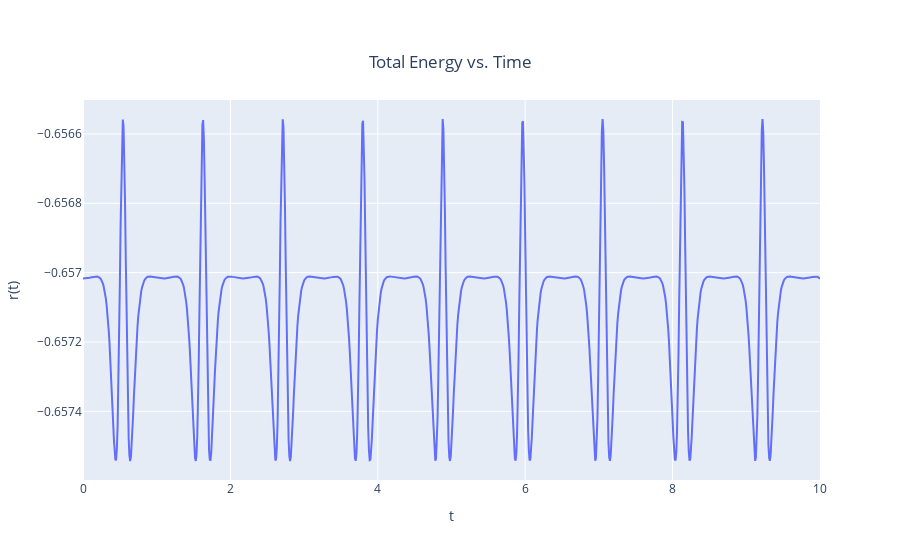

The code cell stored with this chart in its notebook:
### Code cell
plot_data(t, E, x_axis_title='t', y_axis_title='r(t)', title='Total Energy vs. Time')

### Figure 1 — Plotly figure (JSON) as saved in the notebook; plotly's stock layout.template omitted (floating-point values rounded to 4 significant figures; data arrays with more than 128 entries replaced by an {"elided": "..."} marker saying what was removed)
{"data": [{"mode": "lines", "type": "scatter", "x": {"elided": "1001 float values"}, "y": {"elided": "1001 float values"}}], "layout": {"title": {"text": "Total Energy vs. Time", "x": 0.5, "xanchor": "center", "y": 0.9, "yanchor": "top"}, "xaxis": {"title": {"text": "t"}}, "yaxis": {"title": {"text": "r(t)"}}}}
